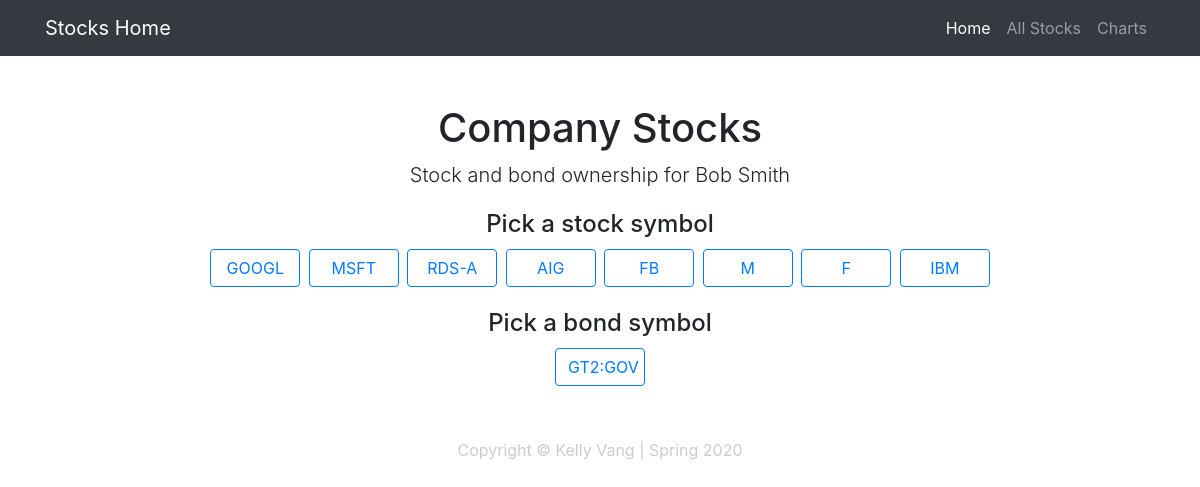
The page / on the database its author committed.
### stocksApp/models.py (models this page shows, shortened)
class Investor(models.Model):
    investor_id = models.AutoField(db_column='investor_id', primary_key=True, blank=True, null=False)
    name = models.TextField(blank=True, null=True)
    address = models.TextField(blank=True, null=True)
    phone = models.TextField(blank=True, null=True)
    class Meta:
        managed = False
        db_table = 'Investor'

class Stock(models.Model):
    stock_id = models.AutoField(db_column='stock_id', primary_key=True, blank=True, null=False)
    investor_id = models.IntegerField(blank=True, null=True)
    stock_symbol = models.TextField(blank=True, null=True)
    no_shares = models.IntegerField(blank=True, null=True)
    purchase_price = models.FloatField(blank=True, null=True)
    current_price = models.FloatField(blank=True, null=True)
    purchase_date = models.TextField(blank=True, null=True)
    class Meta:
        managed = False
        db_table = 'Stock'

class Bond(models.Model):
    bond_id = models.AutoField(db_column='bond_id', primary_key=True, blank=True, null=False)
    investor_id = models.IntegerField(blank=True, null=True)
    bond_symbol = models.TextField(blank=True, null=True)
    no_shares = models.IntegerField(blank=True, null=True)
    purchase_price = models.FloatField(blank=True, null=True)
    current_price = models.FloatField(blank=True, null=True)
    purchase_date = models.TextField(blank=True, null=True)
    coupon = models.FloatField(blank=True, null=True)
    yield_field = models.FloatField(db_column='yield', blank=True, null=True)
    class Meta:
        managed = False
        db_table = 'Bond'

### stocksApp/views.py (the view)
# urls.py: path('', views.index, name='index'),
def index(request):
    investorData = Investor.objects.get(investor_id=1)
    bondData = Bond.objects.get(bond_id=1)
    stockData = Stock.objects.all()
    context = {'investor': investorData, 'bond': bondData, 'stocks': stockData}
    return render(request, 'index.html', context)

### stocksApp/templates/index.html (shortened to what this page needs)
{% extends "base.html" %}
{% block content %}
  <div class="container">
    <div class="row">
      <div class="col-lg-12 text-center">
        <h1 class="mt-5">Company Stocks</h1>
        <p class="lead">Stock and bond ownership for {{investor.name | title}}</p>
        <div class="symbols">
        <h4>Pick a stock symbol</h4>
        {% for stock in stocks %}
            <a href="/stock/{{stock.stock_id}}"><button type="button" class="btn btn-outline-primary btn-symbol">{{stock.stock_symbol}}</button></a>
        {% endfor %}
        </div>
        <div class="symbols">
        <h4>Pick a bond symbol</h4>
            <a href="/bond/{{bond.bond_id}}"><button type="button" class="btn btn-outline-primary btn-symbol">{{bond.bond_symbol}}</button></a>
    </div>
  </div>
{% endblock content %}

### stocksApp/static/css/main.css (style rules this page uses)
body { text-align: center; }
a { text-decoration: none; }
.btn-symbol { width:90px; margin: 2px; }
.symbols { margin-top:20px; }

### rows shown on the page
Investor: name "Bob Smith"
Stock: stock_symbol "GOOGL"
Stock: stock_symbol "MSFT"
Stock: stock_symbol "RDS-A"
Stock: stock_symbol "AIG"
Stock: stock_symbol "FB"
Stock: stock_symbol "M"
Stock: stock_symbol "F"
Stock: stock_symbol "IBM"
Bond: bond_symbol "GT2:GOV"
